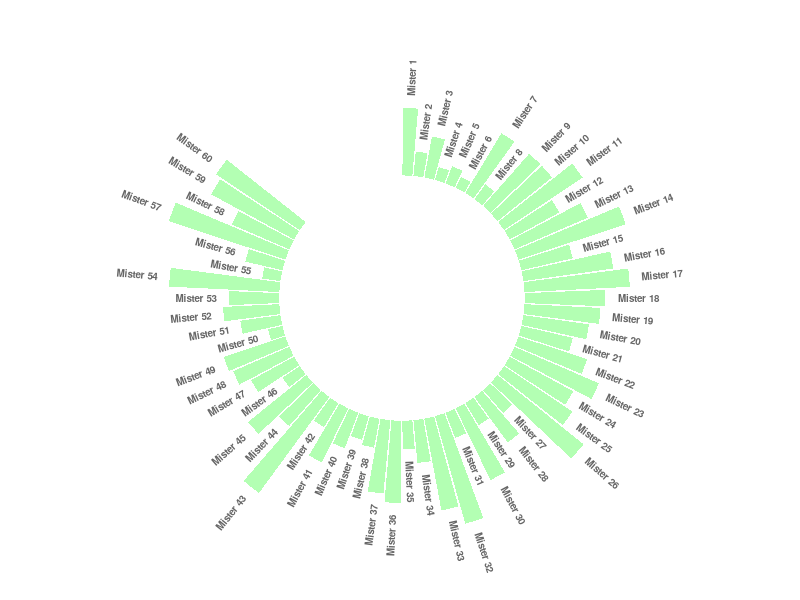
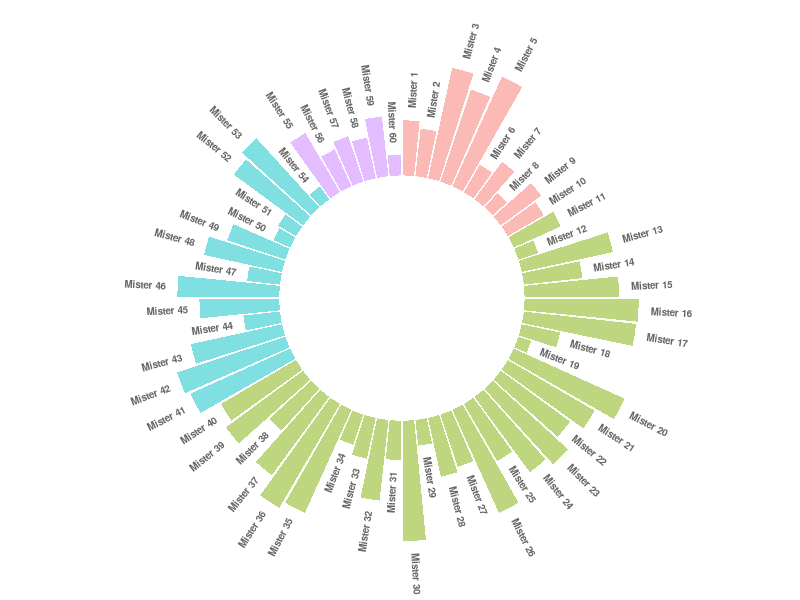
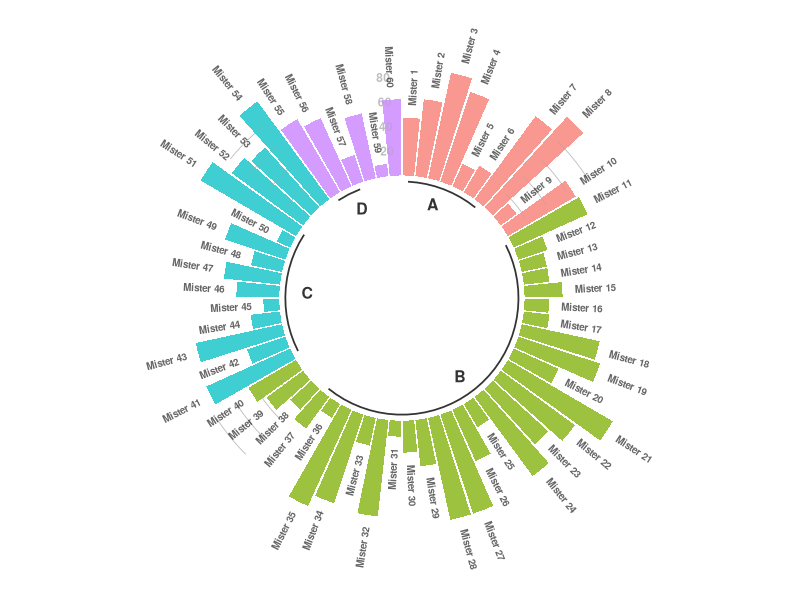

Generate these figures, in order, with R:
# library
library(tidyverse)

# Create dataset
data <- data.frame(
  individual=paste( "Mister ", seq(1,60), sep=""),
  value=sample( seq(10,100), 60, replace=T)
)

# Set a number of 'empty bar'
empty_bar <- 10

# Add lines to the initial dataset
to_add <- matrix(NA, empty_bar, ncol(data))
colnames(to_add) <- colnames(data)
data <- rbind(data, to_add)
data$id <- seq(1, nrow(data))

# Get the name and the y position of each label
label_data <- data
number_of_bar <- nrow(label_data)
angle <- 90 - 360 * (label_data$id-0.5) /number_of_bar     # I substract 0.5 because the letter must have the angle of the center of the bars. Not extreme right(1) or extreme left (0)
label_data$hjust <- ifelse( angle < -90, 1, 0)
label_data$angle <- ifelse(angle < -90, angle+180, angle)

# Make the plot
p <- ggplot(data, aes(x=as.factor(id), y=value)) +       # Note that id is a factor. If x is numeric, there is some space between the first bar
  geom_bar(stat="identity", fill=alpha("green", 0.3)) +
  ylim(-100,120) +
  theme_minimal() +
  theme(
    axis.text = element_blank(),
    axis.title = element_blank(),
    panel.grid = element_blank(),
    plot.margin = unit(rep(-1,4), "cm") 
  ) +
  coord_polar(start = 0) + 
  geom_text(data=label_data, aes(x=id, y=value+10, label=individual, hjust=hjust), color="black", fontface="bold",alpha=0.6, size=2.5, angle= label_data$angle, inherit.aes = FALSE ) 

p



# library
library(tidyverse)

# Create dataset
data <- data.frame(
  individual=paste( "Mister ", seq(1,60), sep=""),
  group=c( rep('A', 10), rep('B', 30), rep('C', 14), rep('D', 6)) ,
  value=sample( seq(10,100), 60, replace=T)
)

# Set a number of 'empty bar' to add at the end of each group
empty_bar <- 4
to_add <- data.frame( matrix(NA, empty_bar*nlevels(data$group), ncol(data)) )
colnames(to_add) <- colnames(data)
to_add$group <- rep(levels(data$group), each=empty_bar)
data <- rbind(data, to_add)
data <- data %>% arrange(group)
data$id <- seq(1, nrow(data))

# Get the name and the y position of each label
label_data <- data
number_of_bar <- nrow(label_data)
angle <- 90 - 360 * (label_data$id-0.5) /number_of_bar     # I substract 0.5 because the letter must have the angle of the center of the bars. Not extreme right(1) or extreme left (0)
label_data$hjust <- ifelse( angle < -90, 1, 0)
label_data$angle <- ifelse(angle < -90, angle+180, angle)

# Make the plot
p <- ggplot(data, aes(x=as.factor(id), y=value, fill=group)) +       # Note that id is a factor. If x is numeric, there is some space between the first bar
  geom_bar(stat="identity", alpha=0.5) +
  ylim(-100,120) +
  theme_minimal() +
  theme(
    legend.position = "none",
    axis.text = element_blank(),
    axis.title = element_blank(),
    panel.grid = element_blank(),
    plot.margin = unit(rep(-1,4), "cm") 
  ) +
  coord_polar() + 
  geom_text(data=label_data, aes(x=id, y=value+10, label=individual, hjust=hjust), color="black", fontface="bold",alpha=0.6, size=2.5, angle= label_data$angle, inherit.aes = FALSE ) 

p



# library
library(tidyverse)

# Create dataset
data <- data.frame(
  individual=paste( "Mister ", seq(1,60), sep=""),
  group=c( rep('A', 10), rep('B', 30), rep('C', 14), rep('D', 6)) ,
  value=sample( seq(10,100), 60, replace=T)
)

# Set a number of 'empty bar' to add at the end of each group
empty_bar <- 3
to_add <- data.frame( matrix(NA, empty_bar*nlevels(data$group), ncol(data)) )
colnames(to_add) <- colnames(data)
to_add$group <- rep(levels(data$group), each=empty_bar)
data <- rbind(data, to_add)
data <- data %>% arrange(group)
data$id <- seq(1, nrow(data))

# Get the name and the y position of each label
label_data <- data
number_of_bar <- nrow(label_data)
angle <- 90 - 360 * (label_data$id-0.5) /number_of_bar     # I substract 0.5 because the letter must have the angle of the center of the bars. Not extreme right(1) or extreme left (0)
label_data$hjust <- ifelse( angle < -90, 1, 0)
label_data$angle <- ifelse(angle < -90, angle+180, angle)

# prepare a data frame for base lines
base_data <- data %>% 
  group_by(group) %>% 
  summarize(start=min(id), end=max(id) - empty_bar) %>% 
  rowwise() %>% 
  mutate(title=mean(c(start, end)))

# prepare a data frame for grid (scales)
grid_data <- base_data
grid_data$end <- grid_data$end[ c( nrow(grid_data), 1:nrow(grid_data)-1)] + 1
grid_data$start <- grid_data$start - 1
grid_data <- grid_data[-1,]

# Make the plot
p <- ggplot(data, aes(x=as.factor(id), y=value, fill=group)) +       # Note that id is a factor. If x is numeric, there is some space between the first bar
  
  geom_bar(aes(x=as.factor(id), y=value, fill=group), stat="identity", alpha=0.5) +
  
  # Add a val=100/75/50/25 lines. I do it at the beginning to make sur barplots are OVER it.
  geom_segment(data=grid_data, aes(x = end, y = 80, xend = start, yend = 80), colour = "grey", alpha=1, size=0.3 , inherit.aes = FALSE ) +
  geom_segment(data=grid_data, aes(x = end, y = 60, xend = start, yend = 60), colour = "grey", alpha=1, size=0.3 , inherit.aes = FALSE ) +
  geom_segment(data=grid_data, aes(x = end, y = 40, xend = start, yend = 40), colour = "grey", alpha=1, size=0.3 , inherit.aes = FALSE ) +
  geom_segment(data=grid_data, aes(x = end, y = 20, xend = start, yend = 20), colour = "grey", alpha=1, size=0.3 , inherit.aes = FALSE ) +
  
  # Add text showing the value of each 100/75/50/25 lines
  annotate("text", x = rep(max(data$id),4), y = c(20, 40, 60, 80), label = c("20", "40", "60", "80") , color="grey", size=3 , angle=0, fontface="bold", hjust=1) +
  
  geom_bar(aes(x=as.factor(id), y=value, fill=group), stat="identity", alpha=0.5) +
  ylim(-100,120) +
  theme_minimal() +
  theme(
    legend.position = "none",
    axis.text = element_blank(),
    axis.title = element_blank(),
    panel.grid = element_blank(),
    plot.margin = unit(rep(-1,4), "cm") 
  ) +
  coord_polar() + 
  geom_text(data=label_data, aes(x=id, y=value+10, label=individual, hjust=hjust), color="black", fontface="bold",alpha=0.6, size=2.5, angle= label_data$angle, inherit.aes = FALSE ) +
  
  # Add base line information
  geom_segment(data=base_data, aes(x = start, y = -5, xend = end, yend = -5), colour = "black", alpha=0.8, size=0.6 , inherit.aes = FALSE )  +
  geom_text(data=base_data, aes(x = title, y = -18, label=group), hjust=c(1,1,0,0), colour = "black", alpha=0.8, size=4, fontface="bold", inherit.aes = FALSE)

p
